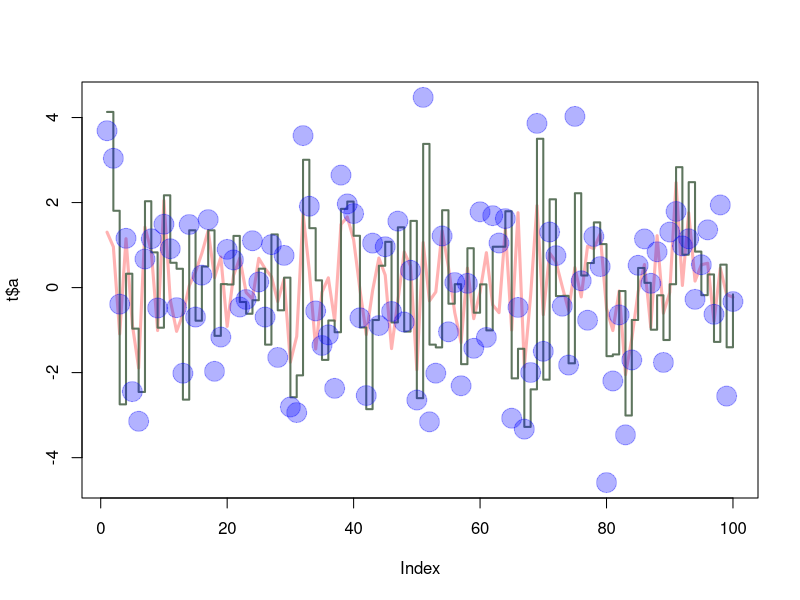

Source code (R):
# Text behind the #-sign is not evaluated as code by R.
# This is useful, because it allows you to add comments explaining what the script does.

# Make data frame
x1 = rnorm(100)
x2 = rnorm(100)
x3 = rnorm(100)
t = data.frame(a=x1, b=x1+x2, c=x1+x2+x3)

# Plot data frame
plot(t$a, type='l', ylim=range(t), lwd=3, col=rgb(1,0,0,0.3))
lines(t$b, type='s', lwd=2, col=rgb(0.3,0.4,0.3,0.9))
points(t$c, pch=20, cex=4, col=rgb(0,0,1,0.3))

# Note that with plot you get a new plot window while points and lines add to the previous plot.

